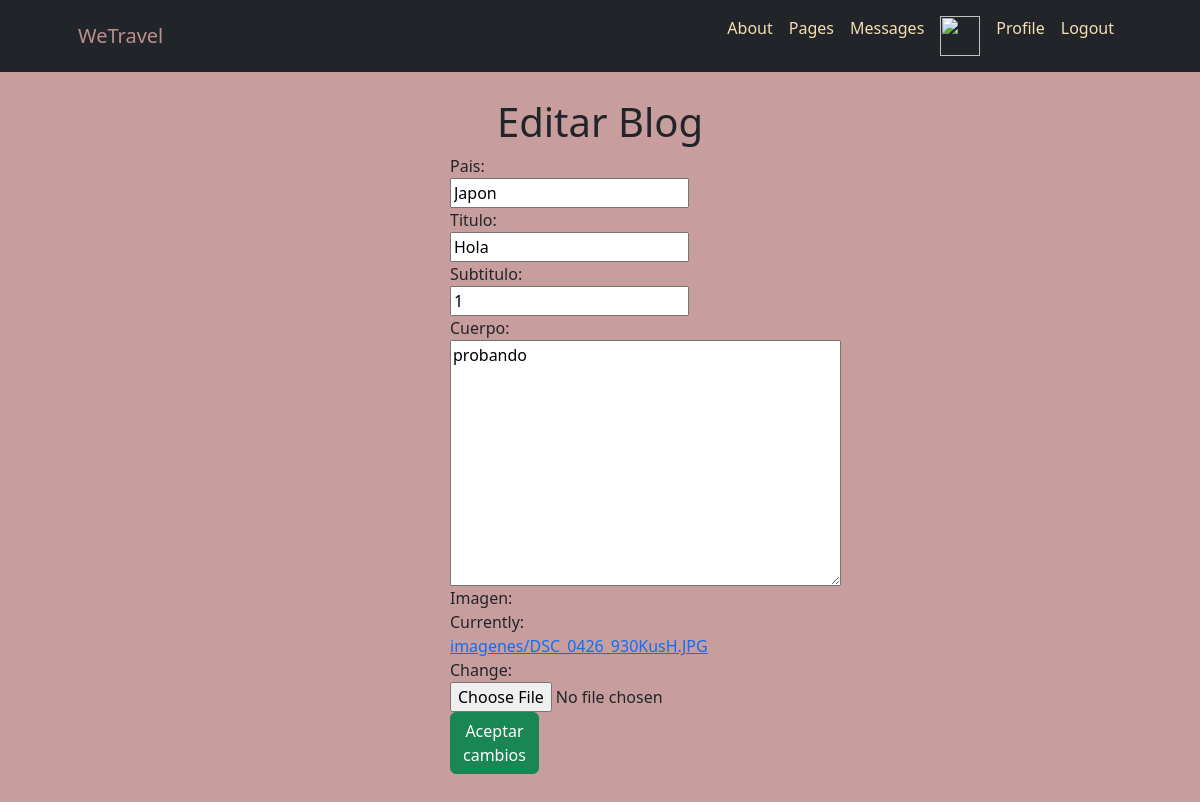
The page /editBlog/3 on the database its author committed.
### AppGeneral/models.py (models this page shows, shortened)
class Blog(models.Model):
    pais = models.CharField(max_length=100)
    titulo = models.CharField(max_length=200)
    subtitulo = models.CharField(max_length=200)
    cuerpo = models.TextField()
    autor = models.ForeignKey(User, on_delete=models.CASCADE)
    fecha = models.DateTimeField(auto_now_add=True)
    imagen = models.ImageField(null=True, blank=True, upload_to="imagenes")

### AppGeneral/views.py (the view)
# urls.py: path('editBlog/<id>', editarBlog, name='blog_editar'),
def editarBlog(request, id):
    blog = Blog.objects.get(id = id)
    if request.method == 'POST':
        miFormulario = formSetBlog(request.POST, request.FILES)
        if miFormulario.is_valid:
            print(miFormulario)
            data = miFormulario.cleaned_data
            blog.pais = data['pais']
            blog.titulo = data['titulo']
            blog.subtitulo = data['subtitulo']
            blog.cuerpo = data['cuerpo']
            try:
                blog.imagen = data['imagen']
            except:
                blog.imagen = blog.imagen
            blog.save()
            return redirect ('/pages/')
    else:
        miFormulario = formSetBlog(initial={'pais': blog.pais, 'titulo': blog.titulo, 'subtitulo': blog.subtitulo, 'cuerpo': blog.cuerpo, 'imagen': blog.imagen})
        avatar = getavatar(request)
        return render(request, "AppGeneral/editarBlog.html", {"miFormulario": miFormulario, 'avatar': avatar})

### AppGeneral/forms.py
class formSetBlog(forms.ModelForm):
    pais = forms.CharField(widget= forms.TextInput())
    titulo = forms.CharField(widget= forms.TextInput())
    subtitulo = forms.CharField(widget= forms.TextInput())
    cuerpo = forms.CharField(widget= forms.Textarea())
    imagen = forms.ImageField()
    class Meta:
        model = Blog
        fields = ['pais','titulo', 'subtitulo', 'cuerpo' ,'imagen']
        help_texts = {k:"" for k in fields}

### AppGeneral/templates/AppGeneral/editarBlog.html (shortened to what this page needs)
    <div>
        {% extends 'AppGeneral/inicio.html' %}
        {% load static %}
        {% block contenidoQueCambia %}
        <div class="formBlog">
            <div style="padding-top: 50px;">
                <br>
                <br>
                <h1 class="text-center">Editar Blog</h1>
            </div>
            <form method="post" style="width: 40%; text-align: center; padding-left: 450px;" enctype="multipart/form-data">{% csrf_token %}
                {{ miFormulario.as_table }}
                <button type="submit" class="btn btn-success">Aceptar cambios</button>
            </form>
        <br>
        <br>
        </div>
        {% endblock %}

### AppGeneral/static/AppGeneral/css/styles.css (style rules this page uses)
.formBlog { justify-content: center !important; align-items: center !important; position: absolute !important; height: 100% !important; width: 100% !important; background-color: rgb(199, 157, 157); background-repeat: repeat !important; background-attachment: local; }

### rows shown on the page
Blog: pais "Japon", titulo "Hola", subtitulo "1", cuerpo "probando"
